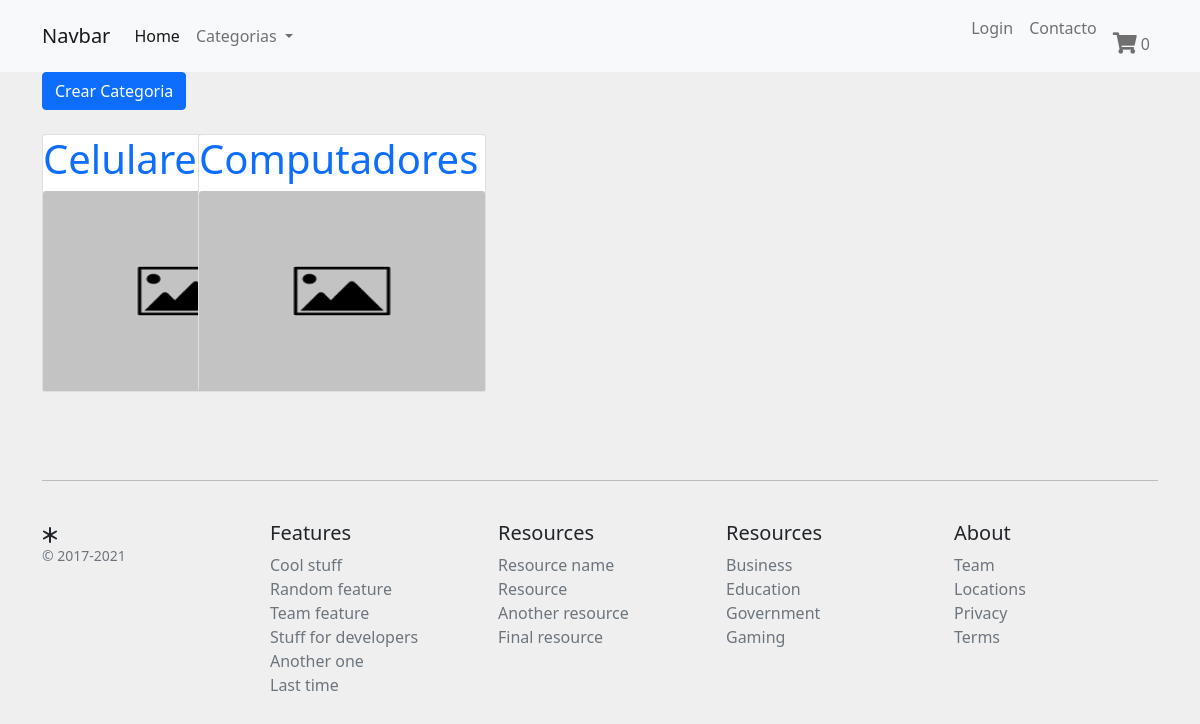
The app's page /categoria/ with its own data.
### productos/models.py (models this page shows, shortened)
class Categoria(models.Model):
    nombre = models.CharField(max_length=50)
    image = models.ImageField(upload_to='categorias/', default='products/default.png')
    slug = models.SlugField(max_length=255, unique=True)

### productos/views.py (the view, shortened to what this page needs)
# urls.py: path('categoria/', Categoria_new, name='new_categoria'),
def Categoria_new(request):
    url = request.META.get('HTTP_REFERER')
    template_name = "productos/categoria_new.html"
    categorias = Categoria.objects.all()
    categoria = CategoriaForm()
    context = {
        'form': categoria,
        'categoria': categorias
    }
    return render(request, template_name, context)

### carros/context_processors.py (called while the page is built)
def counter(request):
    cart_count = 0
    if 'admin' in request.path:
        return {}
    else:
        try:
            cart = Cart.objects.filter(cart_id = _cart_id(request))
            if request.user.is_authenticated:
                cart_items = CartItem.objects.all().filter(user=request.user)
            else:
                cart_items = CartItem.objects.all().filter(cart=cart[:1])
            for item in cart_items:
                cart_count += item.quantity
        except Cart.DoesNotExist:
            cart_count = 0
    return dict(cart_count=cart_count)

### templates/productos/categoria_new.html (shortened to what this page needs)
{% extends "../base.html" %} {% load static %} {% block stylesheet %} {% endblock %}
{% block content %}
<button type="button" class="btn btn-primary" data-bs-toggle="modal" data-bs-target="#categoriaModal">
  Crear Categoria
</button>
<br>
<div class="card-group">
    <div class="row">
        {% for categor in categoria %}
        <div class="col-12 col-md-3 col-sm-6">
            <div class="card mb-4" style="width: 18rem;">
                <a class="text-decoration-none" href="{% url 'producto:detalle_categoria' categor.id %}">
                    <h1>{{categor.nombre}}</h1>
                    <img class="card-img-top" style="height: 200px;" alt="Responsive image" src="{{ categor.image.url }}">
                </a>
            </div>
        </div>
        {% endfor %}
    </div>
</div>
{% endblock %}

### productos/static/css/menu.css (style rules this page uses)
body { background-color: #EFEFEF !important; }

### records on screen
Categoria: nombre "Celulares", image (placeholder picture)
Categoria: nombre "Computadores", image (placeholder picture)

### other values on screen
{{ cart_count }} "0"
